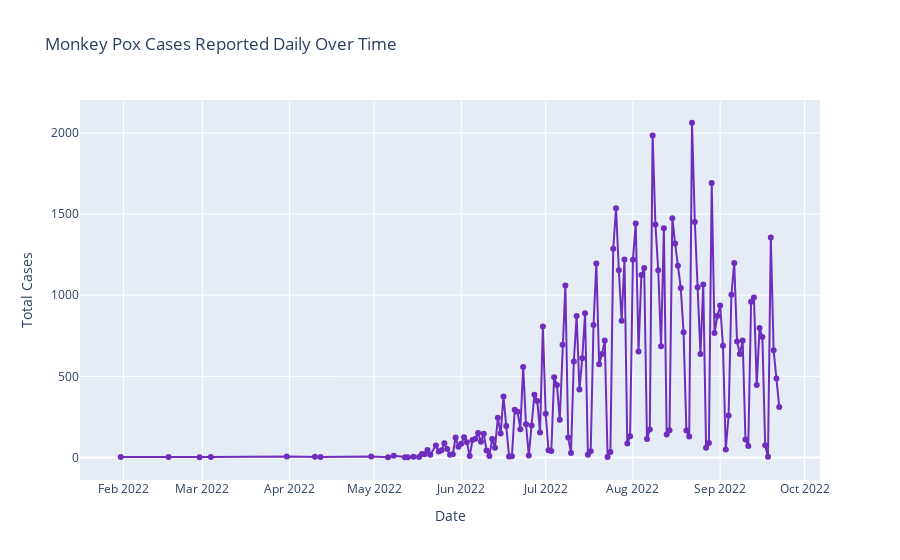

Source (notebook cell):
### Code cell
fig = px.line(daily_country_cases, y='Total_cases',labels={'Total_cases':'Total Cases','index':'Date'},
              title='Monkey Pox Cases Reported Daily Over Time',color_discrete_sequence=['#6F2DBD'], markers=True)
fig.update_layout(hovermode="x")
fig.show()

### Figure 1 — Plotly figure (JSON) as saved in the notebook; plotly's stock layout.template omitted (floating-point values rounded to 4 significant figures; data arrays with more than 128 entries replaced by an {"elided": "..."} marker saying what was removed)
{"data": [{"hovertemplate": "Date=%{x}<br>Total Cases=%{y}<extra></extra>", "legendgroup": "", "line": {"color": "#6F2DBD", "dash": "solid"}, "marker": {"symbol": "circle"}, "mode": "lines+markers", "name": "", "orientation": "v", "showlegend": false, "type": "scatter", "x": {"elided": "141 str values"}, "xaxis": "x", "y": {"elided": "141 int values"}, "yaxis": "y"}], "layout": {"autosize": true, "hovermode": "x", "legend": {"tracegroupgap": 0}, "title": {"text": "Monkey Pox Cases Reported Daily Over Time"}, "xaxis": {"anchor": "y", "autorange": true, "domain": [0, 1], "range": ["2022-01-16 20:07:22.6019", "2022-10-06 03:52:37.3981"], "title": {"text": "Date"}, "type": "date"}, "yaxis": {"anchor": "x", "autorange": true, "domain": [0, 1], "range": [-169.2, 2233.0], "title": {"text": "Total Cases"}, "type": "linear"}}}
